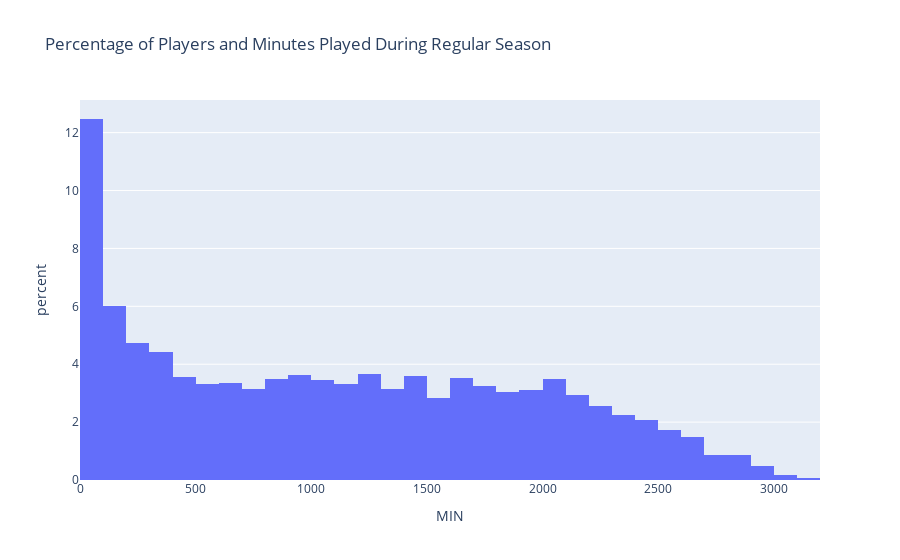

Notebook cell for this chart:
### Markdown cell above
We can from the histogram above that 642 players play less than 100 mins season, and as we increase the minutes the less count of total players we get, showing that alot of NBA players actually dont get to play too many minutes

### Code cell
fig=px.histogram(rs_df,x='MIN',histnorm='percent',title='Percentage of Players and Minutes Played During Regular Season')
fig.show()

### Figure 1 — Plotly figure (JSON) as saved in the notebook; plotly's stock layout.template omitted (floating-point values rounded to 4 significant figures; data arrays with more than 128 entries replaced by an {"elided": "..."} marker saying what was removed)
{"data": [{"alignmentgroup": "True", "bingroup": "x", "histnorm": "percent", "hovertemplate": "MIN=%{x}<br>percent=%{y}<extra></extra>", "legendgroup": "", "marker": {"color": "#636efa", "pattern": {"shape": ""}}, "name": "", "offsetgroup": "", "orientation": "v", "showlegend": false, "type": "histogram", "x": {"elided": "5148 int values"}, "xaxis": "x", "yaxis": "y"}], "layout": {"barmode": "relative", "legend": {"tracegroupgap": 0}, "title": {"text": "Percentage of Players and Minutes Played During Regular Season"}, "xaxis": {"anchor": "y", "domain": [0, 1], "title": {"text": "MIN"}}, "yaxis": {"anchor": "x", "domain": [0, 1], "title": {"text": "percent"}}}}
